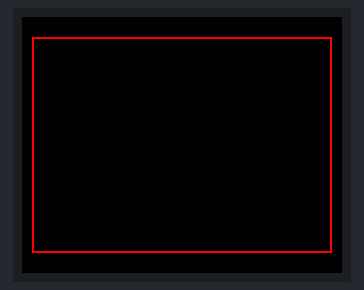
The sketch below on a simulated Arduino Uno, built with avr-gcc and run on an emulated ATmega328P. Parts: 160×128 colour display.

Above: at 0.1 s.
At 2.18 s:
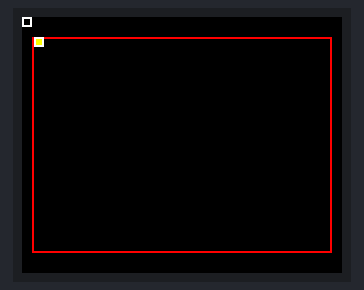
At 3.8 s:
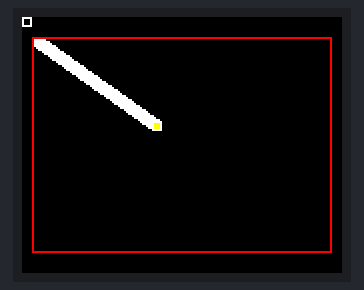
At 5.74 s:
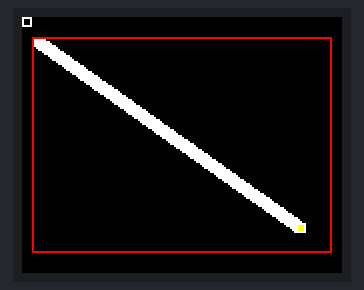
At 9.95 s:
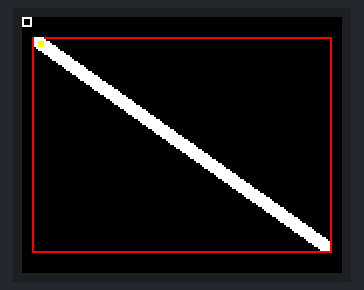
At 39.78 s:
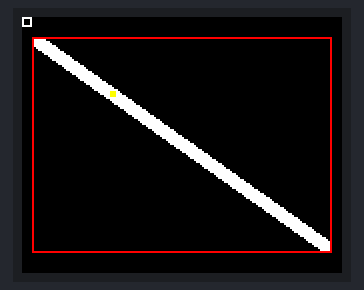

The sketch:

Diagonal.ino
```cpp
/*
	moving square in a court: diagonal
*/

#include <TFT.h>  // Arduino LCD library
#include <SPI.h>

// pin definition for the Uno
#define cs   10
#define dc   9
#define rst  8

// pin definition for the Leonardo
// #define cs   7
// #define dc   0
// #define rst  1

TFT TFTscreen = TFT(cs, dc, rst);

// ball direction parameters
float ballDirectionX = 1;
float ballDirectionY = 103.0/145;

// ball parameters
int initBallX=5,initBallY=10;
int ballX=initBallX, ballY=initBallY, oldBallX=0, oldBallY=0;
int ballW=5,ballH=5;
float floatBallX=initBallX,floatBallY=initBallY;

// court parameters
int courtX=5,courtY=10,courtW=150,courtH=108;
int courtTopLine=0,courtBottomLine=0,courtLeftLine=0,courtRightLine=0;

// ball move state
enum state_t {	s0,s1};
state_t state=s0;

void setup() {
	// initialize the display
	TFTscreen.begin();
	// black background
	TFTscreen.background(0, 0, 0);

	// draw court
	TFTscreen.drawRect(courtX, courtY, courtW,courtH,0xF800);

	// court limits
	courtTopLine=courtY;
	courtBottomLine=courtY+courtH;
	courtLeftLine=courtY;
	courtRightLine=courtX+courtW;

	// initial position
	ballX=initBallX; ballY=initBallY;

	delay(2000);

}

void loop() {
	TFTscreen.drawRect(5, 10, 150, 108,0xF800);
	moveBall();
	delay(25);
}

void moveBall(){
	switch(state){
		case s0:
			floatBallX+=ballDirectionX;
			floatBallY+=ballDirectionY;
			ballX = floatBallX;
			ballY = floatBallY;
			if(ballX > (courtRightLine-ballW)-2){
				state=s1;
			}
			break;
		case s1:
			floatBallX-=ballDirectionX;
			floatBallY-=ballDirectionY;
			ballX = floatBallX;
			ballY = floatBallY;
			if(ballX<initBallX+2){
				state=s0;
			}
			break;
	}

	// erase the ball's previous position
	TFTscreen.fill(0, 0, 0);

	if (oldBallX != ballX || oldBallY != ballY) {
		TFTscreen.rect(oldBallX, oldBallY, ballW, ballH);
	}

	// draw the ball's current position
	TFTscreen.fill(255, 255, 0);
	TFTscreen.rect(ballX, ballY, ballW, ballH);

	oldBallX = ballX;
	oldBallY = ballY;

}
```
